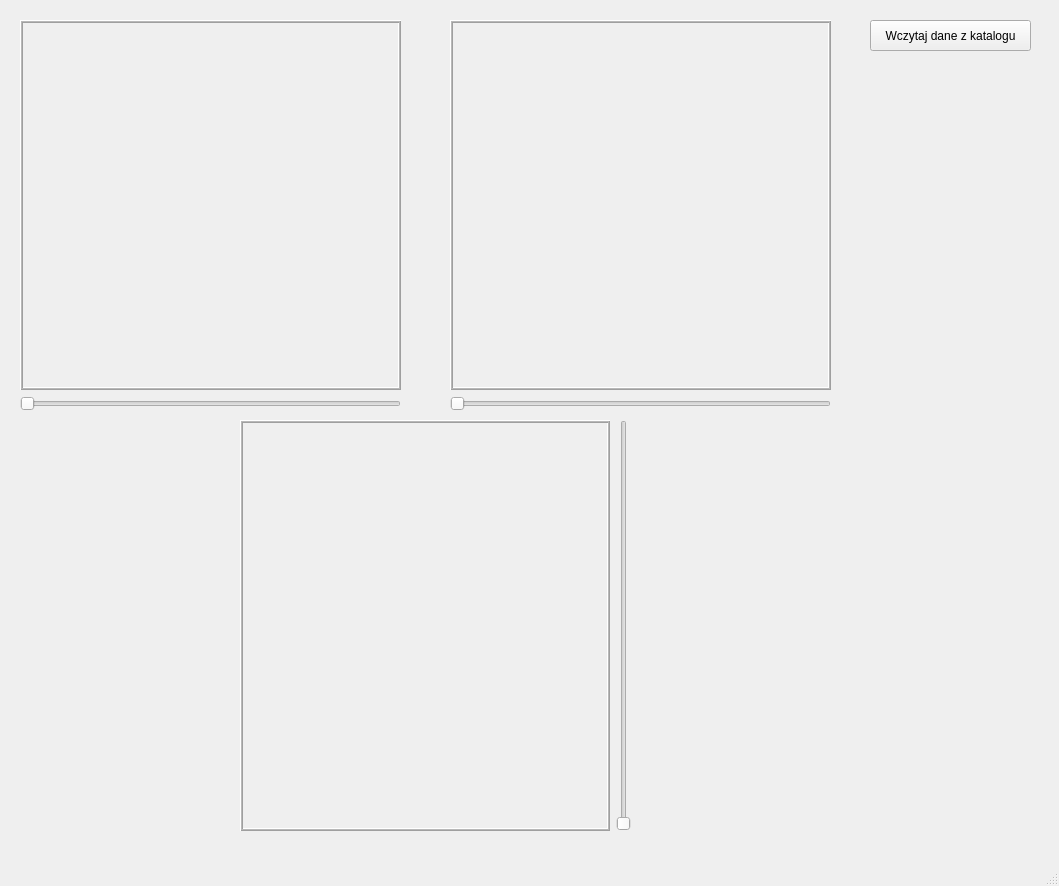
<?xml version="1.0" encoding="UTF-8"?>
<ui version="4.0">
 <class>MainWindow</class>
 <widget class="QMainWindow" name="MainWindow">
  <property name="geometry">
   <rect>
    <x>0</x>
    <y>0</y>
    <width>1059</width>
    <height>886</height>
   </rect>
  </property>
  <property name="windowTitle">
   <string>MainWindow</string>
  </property>
  <widget class="QWidget" name="centralwidget">
   <widget class="QWidget" name="verticalLayoutWidget_2">
    <property name="geometry">
     <rect>
      <x>450</x>
      <y>20</y>
      <width>381</width>
      <height>391</height>
     </rect>
    </property>
    <layout class="QVBoxLayout" name="verticalLayout_2">
     <item>
      <widget class="QFrame" name="frame_2">
       <property name="frameShape">
        <enum>QFrame::Box</enum>
       </property>
       <property name="frameShadow">
        <enum>QFrame::Raised</enum>
       </property>
       <property name="midLineWidth">
        <number>1</number>
       </property>
      </widget>
     </item>
     <item>
      <widget class="QSlider" name="horizontalSlider_2">
       <property name="orientation">
        <enum>Qt::Horizontal</enum>
       </property>
      </widget>
     </item>
    </layout>
   </widget>
   <widget class="QWidget" name="horizontalLayoutWidget">
    <property name="geometry">
     <rect>
      <x>240</x>
      <y>420</y>
      <width>391</width>
      <height>411</height>
     </rect>
    </property>
    <layout class="QHBoxLayout" name="horizontalLayout_1">
     <item>
      <widget class="QFrame" name="frame_3">
       <property name="frameShape">
        <enum>QFrame::Box</enum>
       </property>
       <property name="frameShadow">
        <enum>QFrame::Raised</enum>
       </property>
       <property name="midLineWidth">
        <number>1</number>
       </property>
      </widget>
     </item>
     <item>
      <widget class="QSlider" name="verticalSlider_1">
       <property name="orientation">
        <enum>Qt::Vertical</enum>
       </property>
      </widget>
     </item>
    </layout>
   </widget>
   <widget class="QPushButton" name="loadDataFromCatalogButton">
    <property name="geometry">
     <rect>
      <x>870</x>
      <y>20</y>
      <width>161</width>
      <height>31</height>
     </rect>
    </property>
    <property name="text">
     <string>Wczytaj dane z katalogu</string>
    </property>
   </widget>
   <widget class="QWidget" name="verticalLayoutWidget">
    <property name="geometry">
     <rect>
      <x>20</x>
      <y>20</y>
      <width>381</width>
      <height>391</height>
     </rect>
    </property>
    <layout class="QVBoxLayout" name="verticalLayout_1">
     <item>
      <widget class="QFrame" name="frame_1">
       <property name="frameShape">
        <enum>QFrame::Box</enum>
       </property>
       <property name="frameShadow">
        <enum>QFrame::Raised</enum>
       </property>
       <property name="lineWidth">
        <number>1</number>
       </property>
       <property name="midLineWidth">
        <number>1</number>
       </property>
      </widget>
     </item>
     <item>
      <widget class="QSlider" name="horizontalSlider_1">
       <property name="orientation">
        <enum>Qt::Horizontal</enum>
       </property>
      </widget>
     </item>
    </layout>
   </widget>
  </widget>
  <widget class="QMenuBar" name="menubar">
   <property name="geometry">
    <rect>
     <x>0</x>
     <y>0</y>
     <width>1059</width>
     <height>21</height>
    </rect>
   </property>
  </widget>
  <widget class="QStatusBar" name="statusbar"/>
 </widget>
 <resources/>
 <connections/>
</ui>
